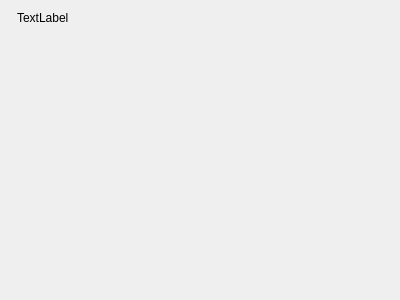
<?xml version="1.0" encoding="UTF-8"?>
<ui version="4.0">
 <class>Form</class>
 <widget class="QWidget" name="Form">
  <property name="geometry">
   <rect>
    <x>0</x>
    <y>0</y>
    <width>400</width>
    <height>300</height>
   </rect>
  </property>
  <property name="windowTitle">
   <string>Form</string>
  </property>
  <layout class="QFormLayout" name="formLayout">
   <property name="fieldGrowthPolicy">
    <enum>QFormLayout::AllNonFixedFieldsGrow</enum>
   </property>
   <item row="0" column="1">
    <widget class="QLabel" name="label">
     <property name="text">
      <string>TextLabel</string>
     </property>
    </widget>
   </item>
  </layout>
 </widget>
 <resources/>
 <connections/>
</ui>
